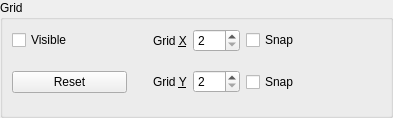
<?xml version="1.0" encoding="UTF-8"?>
<ui version="4.0">
 <class>qdesigner_internal::GridPanel</class>
 <widget class="QWidget" name="qdesigner_internal::GridPanel">
  <property name="geometry">
   <rect>
    <x>0</x>
    <y>0</y>
    <width>393</width>
    <height>118</height>
   </rect>
  </property>
  <property name="windowTitle">
   <string>Form</string>
  </property>
  <layout class="QVBoxLayout">
   <property name="leftMargin">
    <number>0</number>
   </property>
   <property name="topMargin">
    <number>0</number>
   </property>
   <property name="rightMargin">
    <number>0</number>
   </property>
   <property name="bottomMargin">
    <number>0</number>
   </property>
   <item>
    <widget class="QGroupBox" name="m_gridGroupBox">
     <property name="title">
      <string>Grid</string>
     </property>
     <layout class="QGridLayout">
      <item row="0" column="0">
       <widget class="QCheckBox" name="m_visibleCheckBox">
        <property name="sizePolicy">
         <sizepolicy hsizetype="MinimumExpanding" vsizetype="Fixed">
          <horstretch>0</horstretch>
          <verstretch>0</verstretch>
         </sizepolicy>
        </property>
        <property name="text">
         <string>Visible</string>
        </property>
       </widget>
      </item>
      <item row="0" column="1">
       <widget class="QLabel" name="label">
        <property name="text">
         <string>Grid &amp;X</string>
        </property>
        <property name="buddy">
         <cstring>m_deltaXSpinBox</cstring>
        </property>
       </widget>
      </item>
      <item row="0" column="2">
       <widget class="QSpinBox" name="m_deltaXSpinBox">
        <property name="minimum">
         <number>2</number>
        </property>
        <property name="maximum">
         <number>100</number>
        </property>
       </widget>
      </item>
      <item row="0" column="3">
       <widget class="QCheckBox" name="m_snapXCheckBox">
        <property name="sizePolicy">
         <sizepolicy hsizetype="MinimumExpanding" vsizetype="Fixed">
          <horstretch>0</horstretch>
          <verstretch>0</verstretch>
         </sizepolicy>
        </property>
        <property name="text">
         <string>Snap</string>
        </property>
       </widget>
      </item>
      <item row="1" column="0">
       <layout class="QHBoxLayout">
        <item>
         <widget class="QPushButton" name="m_resetButton">
          <property name="text">
           <string>Reset</string>
          </property>
         </widget>
        </item>
        <item>
         <spacer>
          <property name="orientation">
           <enum>BobUI::Orientation::Horizontal</enum>
          </property>
          <property name="sizeHint" stdset="0">
           <size>
            <width>20</width>
            <height>20</height>
           </size>
          </property>
         </spacer>
        </item>
       </layout>
      </item>
      <item row="1" column="1">
       <widget class="QLabel" name="label_2">
        <property name="text">
         <string>Grid &amp;Y</string>
        </property>
        <property name="buddy">
         <cstring>m_deltaYSpinBox</cstring>
        </property>
       </widget>
      </item>
      <item row="1" column="2">
       <widget class="QSpinBox" name="m_deltaYSpinBox">
        <property name="minimum">
         <number>2</number>
        </property>
        <property name="maximum">
         <number>100</number>
        </property>
       </widget>
      </item>
      <item row="1" column="3">
       <widget class="QCheckBox" name="m_snapYCheckBox">
        <property name="sizePolicy">
         <sizepolicy hsizetype="MinimumExpanding" vsizetype="Fixed">
          <horstretch>0</horstretch>
          <verstretch>0</verstretch>
         </sizepolicy>
        </property>
        <property name="text">
         <string>Snap</string>
        </property>
       </widget>
      </item>
     </layout>
    </widget>
   </item>
  </layout>
 </widget>
 <resources/>
 <connections/>
</ui>
